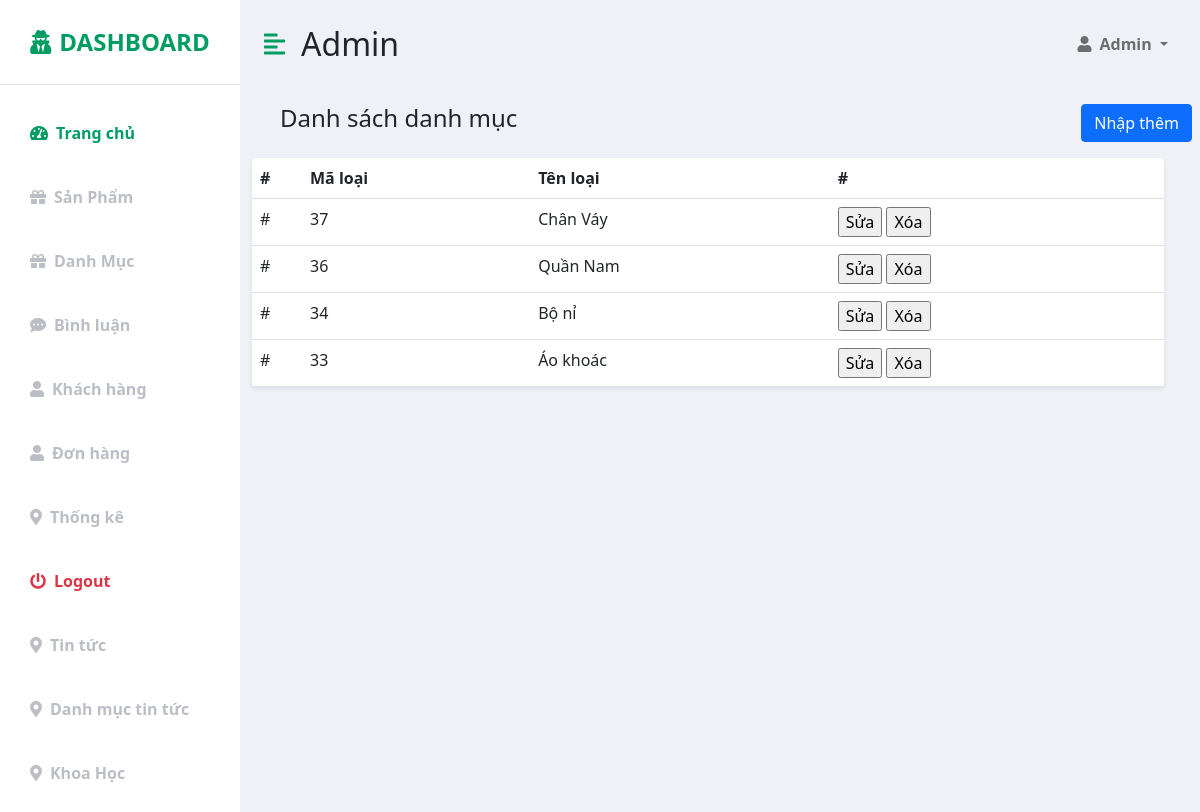
The app's page /admin/index.php?act=listDm (signed in) with its own data.
### tables this page shows
CREATE TABLE `danhmuc` (
  `id` int(10) NOT NULL,
  `tenDanhMuc` varchar(255) NOT NULL
);

### model/connect.php (called while the page is built, shortened)
<?php
function pdo_get_connection()
{
    $dburl = "mysql:host=localhost;dbname=du_an_mau;charset=utf8";
    $username = 'root';
    $password = '';
    $conn = new PDO($dburl, $username, $password);
    $conn->setAttribute(PDO::ATTR_ERRMODE, PDO::ERRMODE_EXCEPTION);
    return $conn;
}
function pdo_query($sql)
{
    $sql_args = array_slice(func_get_args(), 1);
    try {
        $conn = pdo_get_connection();
        $stmt = $conn->prepare($sql);
        $stmt->execute($sql_args);
        $rows = $stmt->fetchAll();
        return $rows;
    } catch (PDOException $e) {
        throw $e;
    } finally {
        unset($conn);
    }
}

### model/danhmuc.php (called while the page is built, shortened)
<?php
function list_danhmuc()
{
    $sql = "SELECT * FROM danhmuc ORDER BY id desc";
    $listDm = pdo_query($sql);
    return $listDm;
}
?>

### admin/danhMuc/listDm.php (the view)
<div class="row">
    <div class="d-flex justify-content-between m-3">
        <h3 class="fs-4 ">Danh sách danh mục</h3>
        <div class="d-flex justify-content-md-end">
            <a href="index.php?act=addDm" class="btn btn-primary">Nhập thêm</a>
        </div>
    </div>
    <div class="row mb10 formDanhsach_loai">
        <table class="table bg-white rounded shadow-sm  table-hover">
            <tr>
                <th scope="col" width="50">#</th>
                <th scope="col">Mã loại</th>
                <th scope="col">Tên loại</th>
                <th>#</th>
            </tr>
            <?php
            if (!empty($listDm)) {
                foreach ($listDm as $value) {
                    echo '
                             <tr>
                                 <td scope="row">#</td>
                                 <td>' . $value['id'] . '</td>
                                 <td>' . $value['tenDanhMuc'] . '</td>
                                 <td><a href="index.php?act=editDm&id=' . $value['id'] . '"><input type="button" value="Sửa"></a>
                                  <a href="index.php?act=deleteDm&id=' . $value['id'] . '" onclick="return confirm(\'Bạn muốn xóa ?\')"><input type="button" value="Xóa"></a></td>
                             </tr>
                                    ';
                }
            } else {
                echo '<tr><td colspan="4" style="text-align: center">No data available</td></tr>';
            }
            ?>
        </table>
    </div>
</div>

### css/stylesAmin.css (style rules this page uses)
:root { --main-bg-color: #009d63; --main-text-color: #009d63; --second-text-color: #bbbec5; --second-bg-color: #c1efde; }

### records on screen
danhmuc: id "37", tenDanhMuc "Chân Váy"
danhmuc: id "36", tenDanhMuc "Quần Nam"
danhmuc: id "34", tenDanhMuc "Bộ nỉ"
danhmuc: id "33", tenDanhMuc "Áo khoác"
